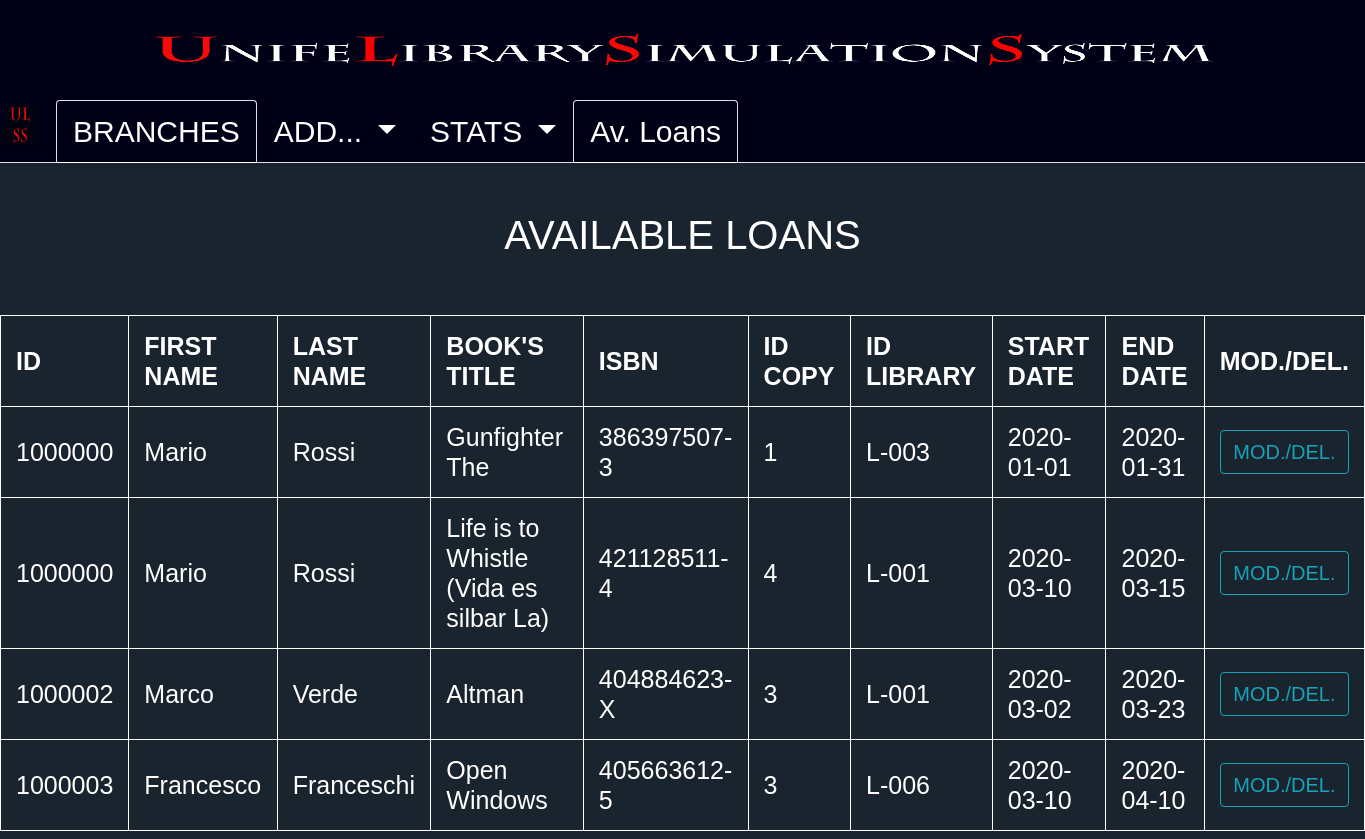
Page /loans.php on the committed database.
### tables this page shows
CREATE TABLE `STUDENT` (
  `STUDENT_N` int(11) NOT NULL AUTO_INCREMENT,
  `F_NAME` varchar(24) NOT NULL,
  `L_NAME` varchar(24) NOT NULL,
  `STREET` varchar(50) NOT NULL,
  `NUM` int(10) unsigned NOT NULL,
  `CITY` varchar(50) NOT NULL,
  `PS` int(5) unsigned NOT NULL,
  `PHONE_N` varchar(15) NOT NULL,
  PRIMARY KEY (`STUDENT_N`)
);

CREATE TABLE `BOOK` (
  `ISBN` char(12) NOT NULL,
  `PUB_YEAR` int(10) unsigned DEFAULT NULL,
  `LANGUAGE` varchar(20) DEFAULT NULL,
  `TITLE` varchar(100) NOT NULL,
  `ID_EDITOR` int(11) NOT NULL,
  PRIMARY KEY (`ISBN`),
  KEY `ID_EDITOR` (`ID_EDITOR`),
  CONSTRAINT `BOOK_ibfk_1` FOREIGN KEY (`ID_EDITOR`) REFERENCES `EDITOR` (`EDITOR_ID`)
);

CREATE TABLE `RENTED_BY` (
  `USER_ID` int(11) NOT NULL,
  `ID_COPY` int(10) unsigned NOT NULL,
  `ISBN` char(12) NOT NULL,
  `LIBRARY_ID` char(5) NOT NULL,
  `STARTDATE` date NOT NULL,
  `ENDDATE` date NOT NULL,
  PRIMARY KEY (`USER_ID`,`ID_COPY`,`ISBN`,`LIBRARY_ID`),
  KEY `ID_COPY` (`ID_COPY`),
  KEY `LIBRARY_ID` (`LIBRARY_ID`),
  KEY `ISBN` (`ISBN`),
  CONSTRAINT `RENTED_BY_ibfk_1` FOREIGN KEY (`USER_ID`) REFERENCES `STUDENT` (`STUDENT_N`) ON DELETE CASCADE,
  CONSTRAINT `RENTED_BY_ibfk_2` FOREIGN KEY (`ID_COPY`) REFERENCES `COPY` (`COPY_N`),
  CONSTRAINT `RENTED_BY_ibfk_3` FOREIGN KEY (`LIBRARY_ID`) REFERENCES `LIBRARY` (`LIB_ID`),
  CONSTRAINT `RENTED_BY_ibfk_4` FOREIGN KEY (`ISBN`) REFERENCES `COPY` (`ISBN`) ON DELETE CASCADE
);

### loans.php (the view, shortened to what this page needs)
<?php
    include_once('connection.php');
	$sql = "SELECT s.STUDENT_N, s.F_NAME, s.L_NAME, b.TITLE, b.ISBN, d.ID_COPY, d.LIBRARY_ID, d.STARTDATE, d.ENDDATE
	FROM STUDENT AS s INNER JOIN RENTED_BY d
	INNER JOIN BOOK AS b
	WHERE s.STUDENT_N = d.USER_ID AND b.ISBN = d.ISBN;";
	$result = mysqli_query($link, $sql);
?>
<!DOCTYPE html>
<html lang="it">
	<head>
		<link rel="stylesheet" type="text/css" href="https://stackpath.bootstrapcdn.com/bootstrap/4.5.0/css/bootstrap.min.css">
		<link rel="stylesheet" type="text/css" href="mystyle.css">
	</head>
	<body style="background-color:#1A242F;color: white;">
		<header style="text-align:center;background-color:#000116;margin-bottom: 0px;margin-top: 0px">
			<a href="index.php"> <img src="ulss.png" alt="index.php" width="100" height="100"></a>
			<ul class="nav nav-tabs">
				<a class="navbar-brand"><img src="ulsslogo.png" height="40"></a>
		  		<li class="nav-item">
		  		  	<a class="nav-link active" href="branches.php">BRANCHES</a>
			  	</li>
			  	<li class="nav-item dropdown">
			   		<a class="nav-link dropdown-toggle" data-toggle="dropdown" role="button" aria-haspopup="true" aria-expanded="false"> ADD... </a>
			  	</li>
			  	<li class="nav-item dropdown">
			   		<a class="nav-link dropdown-toggle" data-toggle="dropdown" role="button" aria-haspopup="true" aria-expanded="false"> STATS </a>
			  	</li>
		  		<li class="nav-item">
		    		<a class="nav-link active" href="loans.php">Av. Loans</a>
				</li>
			</ul>
  		</header>
  		<br>
  		<br>
		  <h1 style="text-align:center;">AVAILABLE LOANS</h1>
		  <br>
		  <br>
		<h2>
		<table style="width:100%;font-size:25px">
				<thead>
					<tr>
						<th>ID</th>
						<th>FIRST NAME</th>
						<th>LAST NAME</th>
						<th>BOOK'S TITLE</th>
						<th>ISBN</th>
						<th>ID COPY</th>
						<th>ID LIBRARY</th>
						<th>START DATE</th>
						<th>END DATE</th>
						<th>MOD./DEL.</th>
					</tr>
				</thead>
				<tbody>
					<?php while ($row = mysqli_fetch_array($result)) { ?>
						<tr>
							<form action="loan.php" method="POST">
								<td>
									<input type="hidden" name="STUDENT_N" value="<?php echo $row['STUDENT_N']; ?>"><?php echo $row['STUDENT_N']; ?>
								</td>
								<td> <?php echo $row['F_NAME']; ?> </td>
								<td> <?php echo $row['L_NAME']; ?> </td>
								<td>
									<input type="hidden" name="TITLE" value="<?php echo $row['TITLE']; ?>"><?php echo $row['TITLE']; ?>
								</td>
								<td>
									<input type="hidden" name="ISBN" value="<?php echo $row['ISBN']; ?>"><?php echo $row['ISBN']; ?>
								</td>
								<td>
									<input type="hidden" name="ID_COPY" value="<?php echo $row['ID_COPY']; ?>"><?php echo $row['ID_COPY']; ?>
								</td>
								<td>
									<input type="hidden" name="LIBRARY_ID" value="<?php echo $row['LIBRARY_ID']; ?>"><?php echo $row['LIBRARY_ID']; ?>
								</td>
								<td> <?php echo $row['STARTDATE']; ?> </td>
								<td>
									<input type="hidden" name="ENDDATE" value="<?php echo $row['ENDDATE']; ?>"><?php echo $row['ENDDATE']; ?>
								</td>
								<td>
									<button class="btn btn-outline-info" style="width:100%;font-size:20px" type="submit" name="users">MOD./DEL.</button>
								</td>
							</form>
						</tr>
					<?php } ?>
				</tbody>
			</table>
		</h2>
	</body>
</html>

### mystyle.css (style rules this page uses)
html,body { margin: 0px; padding: 0px; border: 0px; left: 0px; top: 0px; }
table, th, td { border: 1px solid white; border-collapse: collapse; padding: 15px; }
.nav-link { background-color: transparent !important; font-size: 30px; font-family: "Helvetica"; color: white !important; }
img { width: 80%; }
body { font-family: Helvetica; margin: 0; }
* { box-sizing: border-box; }
::placeholder { color: white !important; }

### rows in the picture
student: STUDENT_N "1000000", F_NAME "Mario", L_NAME "Rossi", book.TITLE "Gunfighter The", book.ISBN "386397507-3", rented_by.ID_COPY "1", rented_by.LIBRARY_ID "L-003", rented_by.STARTDATE "2020-01-01", rented_by.ENDDATE "2020-01-31", book.TITLE "Life is to Whistle (Vida es silbar La)", book.ISBN "421128511-4", rented_by.ID_COPY "4", rented_by.LIBRARY_ID "L-001", rented_by.STARTDATE "2020-03-10", rented_by.ENDDATE "2020-03-15"
student: STUDENT_N "1000002", F_NAME "Marco", L_NAME "Verde", book.TITLE "Altman", book.ISBN "404884623-X", rented_by.ID_COPY "3", rented_by.LIBRARY_ID "L-001", rented_by.STARTDATE "2020-03-02", rented_by.ENDDATE "2020-03-23"
student: STUDENT_N "1000003", F_NAME "Francesco", L_NAME "Franceschi", book.TITLE "Open Windows", book.ISBN "405663612-5", rented_by.ID_COPY "3", rented_by.LIBRARY_ID "L-006", rented_by.STARTDATE "2020-03-10", rented_by.ENDDATE "2020-04-10"
